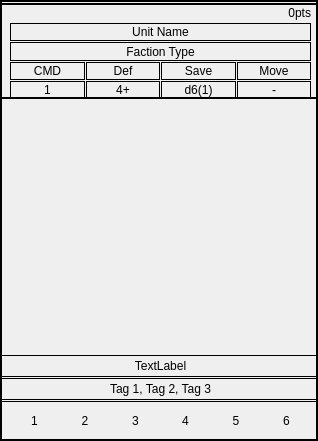
<?xml version="1.0" encoding="UTF-8"?>
<ui version="4.0">
 <class>UnitCard</class>
 <widget class="QFrame" name="UnitCard">
  <property name="geometry">
   <rect>
    <x>0</x>
    <y>0</y>
    <width>318</width>
    <height>441</height>
   </rect>
  </property>
  <property name="sizePolicy">
   <sizepolicy hsizetype="Fixed" vsizetype="Fixed">
    <horstretch>0</horstretch>
    <verstretch>0</verstretch>
   </sizepolicy>
  </property>
  <property name="minimumSize">
   <size>
    <width>280</width>
    <height>0</height>
   </size>
  </property>
  <property name="windowTitle">
   <string>Frame</string>
  </property>
  <property name="frameShape">
   <enum>QFrame::Shape::Box</enum>
  </property>
  <property name="lineWidth">
   <number>2</number>
  </property>
  <property name="midLineWidth">
   <number>0</number>
  </property>
  <widget class="QWidget" name="verticalLayoutWidget">
   <property name="geometry">
    <rect>
     <x>0</x>
     <y>0</y>
     <width>321</width>
     <height>441</height>
    </rect>
   </property>
   <layout class="QVBoxLayout" name="mainLayout">
    <property name="spacing">
     <number>1</number>
    </property>
    <property name="sizeConstraint">
     <enum>QLayout::SizeConstraint::SetMinimumSize</enum>
    </property>
    <property name="leftMargin">
     <number>0</number>
    </property>
    <item>
     <widget class="QFrame" name="mainDataFrame">
      <property name="sizePolicy">
       <sizepolicy hsizetype="Preferred" vsizetype="Minimum">
        <horstretch>0</horstretch>
        <verstretch>0</verstretch>
       </sizepolicy>
      </property>
      <property name="minimumSize">
       <size>
        <width>0</width>
        <height>96</height>
       </size>
      </property>
      <property name="maximumSize">
       <size>
        <width>16777215</width>
        <height>90</height>
       </size>
      </property>
      <property name="frameShape">
       <enum>QFrame::Shape::Box</enum>
      </property>
      <property name="frameShadow">
       <enum>QFrame::Shadow::Plain</enum>
      </property>
      <property name="lineWidth">
       <number>2</number>
      </property>
      <widget class="QWidget" name="gridLayoutWidget">
       <property name="geometry">
        <rect>
         <x>10</x>
         <y>-1</y>
         <width>301</width>
         <height>97</height>
        </rect>
       </property>
       <layout class="QGridLayout" name="gridLayout">
        <property name="topMargin">
         <number>4</number>
        </property>
        <property name="spacing">
         <number>1</number>
        </property>
        <item row="3" column="0">
         <widget class="QLabel" name="label">
          <property name="frameShape">
           <enum>QFrame::Shape::Box</enum>
          </property>
          <property name="text">
           <string>CMD</string>
          </property>
          <property name="alignment">
           <set>Qt::AlignmentFlag::AlignCenter</set>
          </property>
         </widget>
        </item>
        <item row="3" column="2">
         <widget class="QLabel" name="label_3">
          <property name="frameShape">
           <enum>QFrame::Shape::Box</enum>
          </property>
          <property name="text">
           <string>Save</string>
          </property>
          <property name="alignment">
           <set>Qt::AlignmentFlag::AlignCenter</set>
          </property>
         </widget>
        </item>
        <item row="3" column="1">
         <widget class="QLabel" name="label_2">
          <property name="frameShape">
           <enum>QFrame::Shape::Box</enum>
          </property>
          <property name="text">
           <string>Def</string>
          </property>
          <property name="alignment">
           <set>Qt::AlignmentFlag::AlignCenter</set>
          </property>
         </widget>
        </item>
        <item row="2" column="0" colspan="4">
         <widget class="QLabel" name="unitType">
          <property name="frameShape">
           <enum>QFrame::Shape::Box</enum>
          </property>
          <property name="text">
           <string>Faction Type</string>
          </property>
          <property name="alignment">
           <set>Qt::AlignmentFlag::AlignCenter</set>
          </property>
         </widget>
        </item>
        <item row="4" column="2">
         <widget class="QLabel" name="label_save">
          <property name="frameShape">
           <enum>QFrame::Shape::Box</enum>
          </property>
          <property name="text">
           <string>d6(1)</string>
          </property>
          <property name="alignment">
           <set>Qt::AlignmentFlag::AlignCenter</set>
          </property>
         </widget>
        </item>
        <item row="1" column="0" colspan="4">
         <widget class="QLabel" name="unitName">
          <property name="frameShape">
           <enum>QFrame::Shape::Box</enum>
          </property>
          <property name="text">
           <string>Unit Name</string>
          </property>
          <property name="alignment">
           <set>Qt::AlignmentFlag::AlignCenter</set>
          </property>
         </widget>
        </item>
        <item row="4" column="0">
         <widget class="QLabel" name="label_cmd">
          <property name="frameShape">
           <enum>QFrame::Shape::Box</enum>
          </property>
          <property name="text">
           <string>1</string>
          </property>
          <property name="alignment">
           <set>Qt::AlignmentFlag::AlignCenter</set>
          </property>
         </widget>
        </item>
        <item row="4" column="3">
         <widget class="QLabel" name="label_move">
          <property name="frameShape">
           <enum>QFrame::Shape::Box</enum>
          </property>
          <property name="text">
           <string>-</string>
          </property>
          <property name="alignment">
           <set>Qt::AlignmentFlag::AlignCenter</set>
          </property>
         </widget>
        </item>
        <item row="4" column="1">
         <widget class="QLabel" name="label_def">
          <property name="frameShape">
           <enum>QFrame::Shape::Box</enum>
          </property>
          <property name="text">
           <string>4+</string>
          </property>
          <property name="alignment">
           <set>Qt::AlignmentFlag::AlignCenter</set>
          </property>
         </widget>
        </item>
        <item row="3" column="3">
         <widget class="QLabel" name="label_4">
          <property name="frameShape">
           <enum>QFrame::Shape::Box</enum>
          </property>
          <property name="text">
           <string>Move</string>
          </property>
          <property name="alignment">
           <set>Qt::AlignmentFlag::AlignCenter</set>
          </property>
         </widget>
        </item>
        <item row="0" column="0" colspan="4">
         <widget class="QLabel" name="ptsCost">
          <property name="sizePolicy">
           <sizepolicy hsizetype="Minimum" vsizetype="Minimum">
            <horstretch>0</horstretch>
            <verstretch>0</verstretch>
           </sizepolicy>
          </property>
          <property name="maximumSize">
           <size>
            <width>16777215</width>
            <height>16</height>
           </size>
          </property>
          <property name="layoutDirection">
           <enum>Qt::LayoutDirection::LeftToRight</enum>
          </property>
          <property name="text">
           <string>0pts</string>
          </property>
          <property name="alignment">
           <set>Qt::AlignmentFlag::AlignRight|Qt::AlignmentFlag::AlignTop|Qt::AlignmentFlag::AlignTrailing</set>
          </property>
         </widget>
        </item>
       </layout>
      </widget>
     </widget>
    </item>
    <item>
     <layout class="QVBoxLayout" name="abilitiesLayout">
      <property name="spacing">
       <number>1</number>
      </property>
      <property name="leftMargin">
       <number>3</number>
      </property>
      <property name="rightMargin">
       <number>6</number>
      </property>
     </layout>
    </item>
    <item>
     <spacer name="verticalSpacer">
      <property name="orientation">
       <enum>Qt::Orientation::Vertical</enum>
      </property>
      <property name="sizeHint" stdset="0">
       <size>
        <width>20</width>
        <height>40</height>
       </size>
      </property>
     </spacer>
    </item>
    <item>
     <widget class="QLabel" name="miscText">
      <property name="sizePolicy">
       <sizepolicy hsizetype="Minimum" vsizetype="Minimum">
        <horstretch>0</horstretch>
        <verstretch>0</verstretch>
       </sizepolicy>
      </property>
      <property name="minimumSize">
       <size>
        <width>0</width>
        <height>16</height>
       </size>
      </property>
      <property name="frameShape">
       <enum>QFrame::Shape::Box</enum>
      </property>
      <property name="text">
       <string>TextLabel</string>
      </property>
      <property name="textFormat">
       <enum>Qt::TextFormat::RichText</enum>
      </property>
      <property name="alignment">
       <set>Qt::AlignmentFlag::AlignHCenter|Qt::AlignmentFlag::AlignTop</set>
      </property>
      <property name="wordWrap">
       <bool>true</bool>
      </property>
     </widget>
    </item>
    <item>
     <widget class="QLabel" name="tagsLabel">
      <property name="sizePolicy">
       <sizepolicy hsizetype="Preferred" vsizetype="Minimum">
        <horstretch>0</horstretch>
        <verstretch>0</verstretch>
       </sizepolicy>
      </property>
      <property name="minimumSize">
       <size>
        <width>0</width>
        <height>16</height>
       </size>
      </property>
      <property name="frameShape">
       <enum>QFrame::Shape::Box</enum>
      </property>
      <property name="text">
       <string>Tag 1, Tag 2, Tag 3</string>
      </property>
      <property name="alignment">
       <set>Qt::AlignmentFlag::AlignBottom|Qt::AlignmentFlag::AlignHCenter</set>
      </property>
      <property name="wordWrap">
       <bool>true</bool>
      </property>
     </widget>
    </item>
    <item>
     <widget class="QFrame" name="damageWidget">
      <property name="sizePolicy">
       <sizepolicy hsizetype="Preferred" vsizetype="Minimum">
        <horstretch>0</horstretch>
        <verstretch>0</verstretch>
       </sizepolicy>
      </property>
      <property name="minimumSize">
       <size>
        <width>0</width>
        <height>40</height>
       </size>
      </property>
      <property name="maximumSize">
       <size>
        <width>16777215</width>
        <height>40</height>
       </size>
      </property>
      <property name="frameShape">
       <enum>QFrame::Shape::Box</enum>
      </property>
      <property name="frameShadow">
       <enum>QFrame::Shadow::Plain</enum>
      </property>
      <widget class="QWidget" name="gridLayoutWidget_2">
       <property name="geometry">
        <rect>
         <x>10</x>
         <y>0</y>
         <width>301</width>
         <height>40</height>
        </rect>
       </property>
       <layout class="QGridLayout" name="damageLayout">
        <property name="sizeConstraint">
         <enum>QLayout::SizeConstraint::SetNoConstraint</enum>
        </property>
        <property name="spacing">
         <number>1</number>
        </property>
        <item row="0" column="2">
         <widget class="QLabel" name="label_12">
          <property name="text">
           <string>3</string>
          </property>
          <property name="alignment">
           <set>Qt::AlignmentFlag::AlignCenter</set>
          </property>
         </widget>
        </item>
        <item row="0" column="4">
         <widget class="QLabel" name="label_14">
          <property name="text">
           <string>5</string>
          </property>
          <property name="alignment">
           <set>Qt::AlignmentFlag::AlignCenter</set>
          </property>
         </widget>
        </item>
        <item row="0" column="3">
         <widget class="QLabel" name="label_13">
          <property name="text">
           <string>4</string>
          </property>
          <property name="alignment">
           <set>Qt::AlignmentFlag::AlignCenter</set>
          </property>
         </widget>
        </item>
        <item row="0" column="5">
         <widget class="QLabel" name="label_15">
          <property name="text">
           <string>6</string>
          </property>
          <property name="alignment">
           <set>Qt::AlignmentFlag::AlignCenter</set>
          </property>
         </widget>
        </item>
        <item row="0" column="1">
         <widget class="QLabel" name="label_11">
          <property name="text">
           <string>2</string>
          </property>
          <property name="alignment">
           <set>Qt::AlignmentFlag::AlignCenter</set>
          </property>
         </widget>
        </item>
        <item row="0" column="0">
         <widget class="QLabel" name="label_10">
          <property name="text">
           <string>1</string>
          </property>
          <property name="alignment">
           <set>Qt::AlignmentFlag::AlignCenter</set>
          </property>
         </widget>
        </item>
       </layout>
      </widget>
     </widget>
    </item>
   </layout>
  </widget>
 </widget>
 <resources/>
 <connections/>
</ui>
